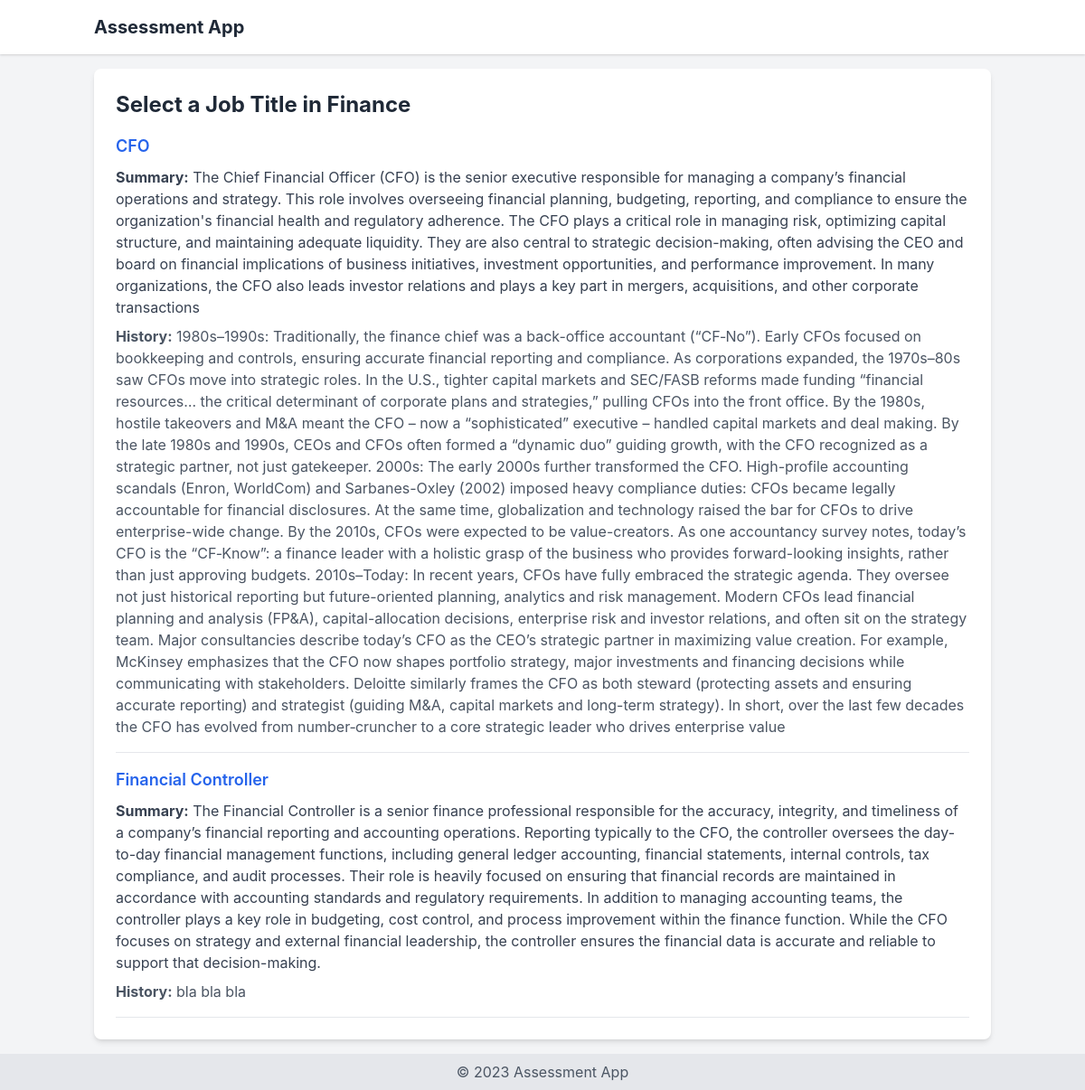
The page /departments/1/ on the database its author committed.
### assessments/models.py (models this page shows, shortened)
class Department(models.Model):
    name = models.CharField(max_length=100)

class JobTitle(models.Model):
    department = models.ForeignKey(Department, on_delete=models.CASCADE)
    title = models.CharField(max_length=100)
    summary = models.TextField(blank=True, help_text="Summary of what this role usually does.")
    history = models.TextField(blank=True, help_text="Brief history of the role.")

### assessments/views.py (the view)
# urls.py: path('departments/<int:department_id>/', views.job_title_list, name='job_title_list'),
def job_title_list(request, department_id):
    department = get_object_or_404(Department, id=department_id)
    job_titles = JobTitle.objects.filter(department=department)
    return render(request, 'job_title_list.html', {'department': department, 'job_titles': job_titles})

### assessments/templates/job_title_list.html (shortened to what this page needs)
{% extends 'base.html' %}
{% block content %}
<div class="bg-white shadow-md rounded-lg p-6">
    <h1 class="text-2xl font-bold text-gray-800 mb-4">Select a Job Title in {{ department.name }}</h1>
    {% if job_titles %}
        <ul class="space-y-4">
        {% for job_title in job_titles %}
            <li class="border-b border-gray-200 pb-4">
                <a href="{% url 'competency_list' job_title_id=job_title.id %}" class="text-blue-600 hover:underline hover:text-blue-800 transition text-lg font-semibold">{{ job_title.title }}</a>
                {% if job_title.summary %}
                    <p class="text-gray-700 mt-2"><strong>Summary:</strong> {{ job_title.summary }}</p>
                {% endif %}
                {% if job_title.history %}
                    <p class="text-gray-600 mt-2"><strong>History:</strong> {{ job_title.history }}</p>
                {% endif %}
            </li>
        {% endfor %}
        </ul>
    {% else %}
        <p class="text-gray-600">No job titles available for this department.</p>
    {% endif %}
</div>
{% endblock %}

### assessments/templates/base.html (style rules this page uses)
body { font-family: 'Inter', sans-serif; }

### rows shown on the page
Department: name "Finance"
JobTitle: title "CFO", summary "The Chief Financial Officer (CFO) is the senior executive responsible for managing a company’s financial operations and strategy. This role involves overseeing financial planning, budgeting, reporting, and compliance to ensure the organization's financial health and regulatory adherence. The CFO plays a critical role in managing risk, optimizing capital structure, and maintaining adequate liquidity. They are also central to strategic decision-making, often advising the CEO and board on financial implications of business initiatives, investment opportunities, and performance improvement. In many organizations, the CFO also leads investor relations and plays a key part in mergers,…", history "1980s–1990s: Traditionally, the finance chief was a back-office accountant (“CF‑No”). Early CFOs focused on bookkeeping and controls, ensuring accurate financial reporting and compliance. As corporations expanded, the 1970s–80s saw CFOs move into strategic roles. In the U.S., tighter capital markets and SEC/FASB reforms made funding “financial resources… the critical determinant of corporate plans and strategies,” pulling CFOs into the front office. By the 1980s, hostile takeovers and M&A meant the CFO – now a “sophisticated” executive – handled capital markets and deal making. By the late 1980s and 1990s, CEOs and CFOs often formed a “dynamic duo” guiding growth, with the CFO recognized as…"
JobTitle: title "Financial Controller", summary "The Financial Controller is a senior finance professional responsible for the accuracy, integrity, and timeliness of a company’s financial reporting and accounting operations. Reporting typically to the CFO, the controller oversees the day-to-day financial management functions, including general ledger accounting, financial statements, internal controls, tax compliance, and audit processes. Their role is heavily focused on ensuring that financial records are maintained in accordance with accounting standards and regulatory requirements. In addition to managing accounting teams, the controller plays a key role in budgeting, cost control, and process improvement within the finance function.…", history "bla bla bla"
